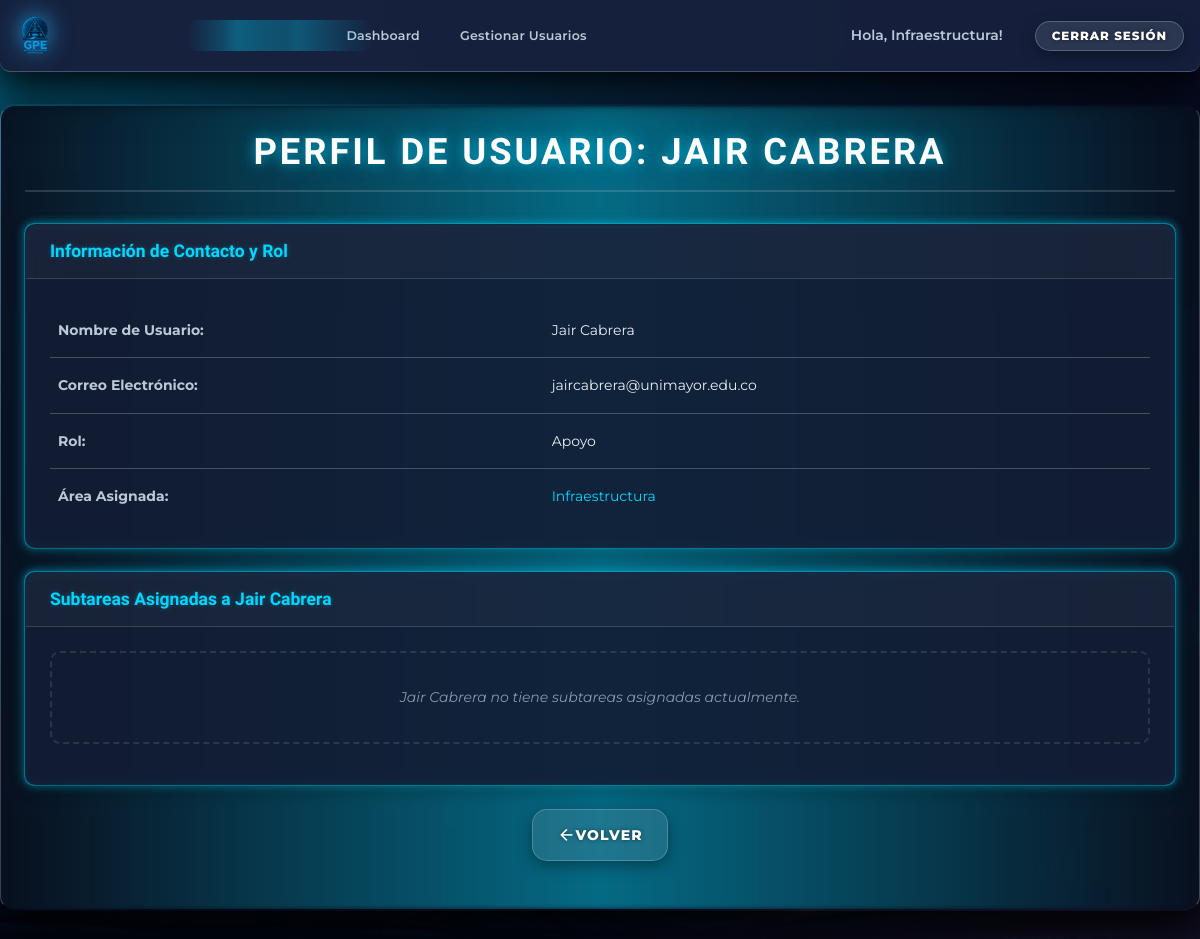
Before: /user_profile/11 (signed in) with the older database file.
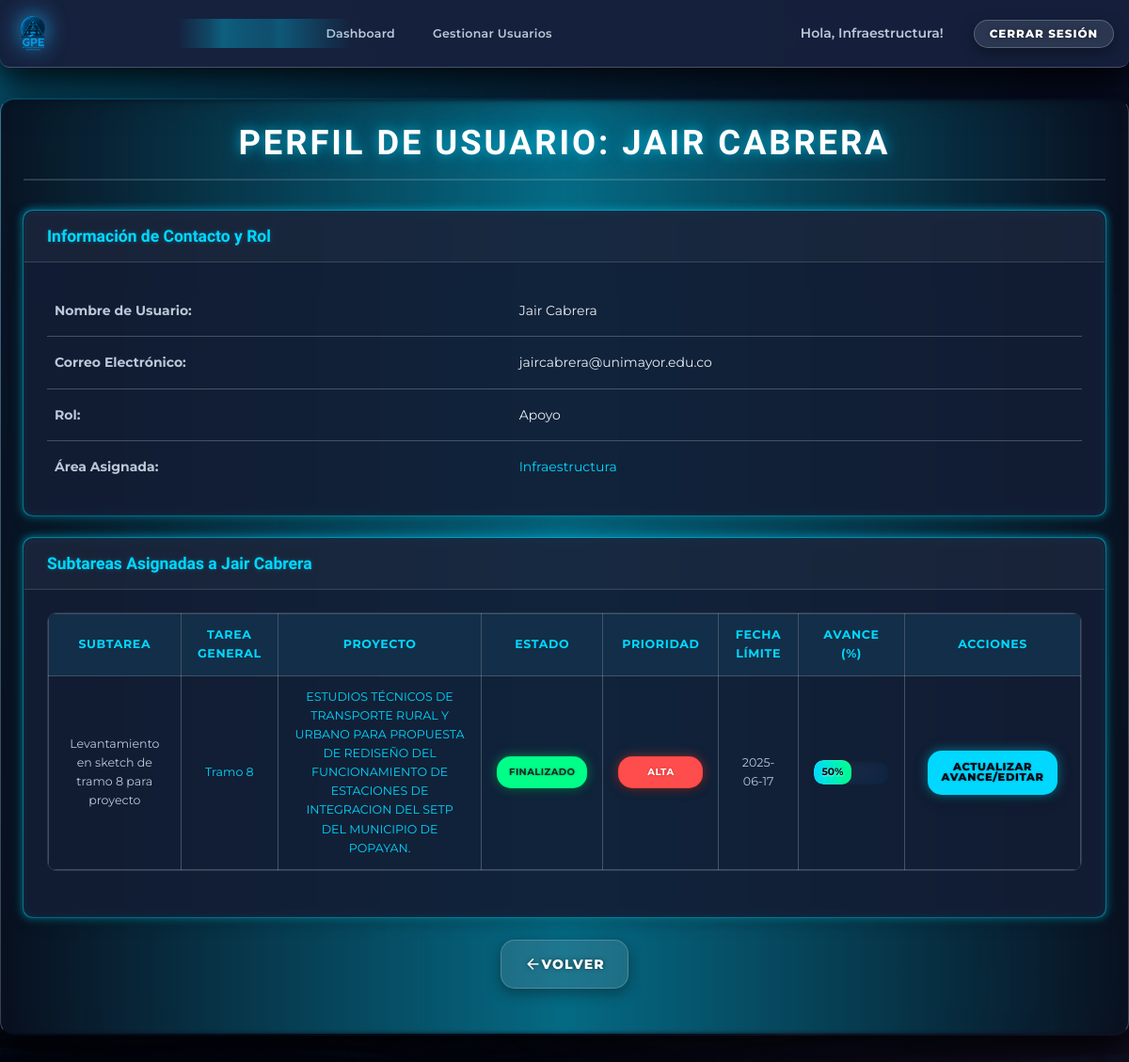
After: the same page with the newer database file.
### models.py (models this page shows, shortened)
class User(db.Model, UserMixin):
    __tablename__ = 'user'
    id = db.Column(db.Integer, primary_key=True)
    username = db.Column(db.String(20), unique=True, nullable=False)
    email = db.Column(db.String(120), unique=True, nullable=False)
    password = db.Column(db.String(128), nullable=False)
    role = db.Column(db.String(20), nullable=False, default='apoyo')
    area_id = db.Column(db.Integer, db.ForeignKey('area.id'), nullable=True)
    area = db.relationship('Area', back_populates='users')
    leader_id = db.Column(db.Integer, db.ForeignKey('user.id'), nullable=True)
    leader = db.relationship('User', remote_side=[id], back_populates='apoyos')
    apoyos = db.relationship('User', back_populates='leader', lazy=True)
    is_active = db.Column(db.Boolean, default=True)
    confirmed = db.Column(db.Boolean, default=False)
    created_projects = db.relationship('Project', back_populates='creator', lazy=True, foreign_keys='Project.creator_id')
    tareas_generales_creadas = db.relationship('TareaGeneral', back_populates='creator', lazy=True, foreign_keys='TareaGeneral.creator_id')
    subtareas_asignadas = db.relationship('Subtarea', back_populates='assigned_user', lazy=True, foreign_keys='Subtarea.assigned_user_id')
    subtareas_creadas = db.relationship('Subtarea', back_populates='creator', lazy=True, foreign_keys='Subtarea.creator_id')
    subtareas_validadas = db.relationship('Subtarea', back_populates='validador', lazy=True, foreign_keys='Subtarea.validador_id')

class Subtarea(db.Model):
    __tablename__ = 'subtarea'
    id = db.Column(db.Integer, primary_key=True)
    title = db.Column(db.String(100), nullable=False)
    description = db.Column(db.Text, nullable=True)
    status = db.Column(db.String(50), nullable=False, default='Pendiente')
    prioridad = db.Column(db.String(20), nullable=False, default='Media')
    fecha_limite = db.Column(db.Date, nullable=True)
    avance = db.Column(db.Integer, default=0)
    documento_aporte = db.Column(db.String(256), nullable=True)
    avance_validado = db.Column(db.Integer, default=0)
    validado = db.Column(db.Boolean, default=False)
    validador_id = db.Column(db.Integer, db.ForeignKey('user.id'), nullable=True)
    validador = db.relationship('User', back_populates='subtareas_validadas', foreign_keys=[validador_id])
    tarea_general_id = db.Column(db.Integer, db.ForeignKey('tarea_general.id'), nullable=False)
    tarea_general = db.relationship('TareaGeneral', back_populates='subtareas')
    assigned_user_id = db.Column(db.Integer, db.ForeignKey('user.id'), nullable=True)
    assigned_user = db.relationship('User', back_populates='subtareas_asignadas', foreign_keys=[assigned_user_id])
    creator_id = db.Column(db.Integer, db.ForeignKey('user.id'), nullable=False)
    creator = db.relationship('User', back_populates='subtareas_creadas', foreign_keys=[creator_id])

class TareaGeneral(db.Model):
    __tablename__ = 'tarea_general'
    id = db.Column(db.Integer, primary_key=True)
    title = db.Column(db.String(100), nullable=False)
    description = db.Column(db.Text, nullable=True)
    fecha_limite = db.Column(db.Date, nullable=True)
    prioridad = db.Column(db.String(20), default='Media')
    status = db.Column(db.String(50), default='Pendiente')
    porcentaje_avance = db.Column(db.Float, default=0.0)
    project_id = db.Column(db.Integer, db.ForeignKey('project.id'), nullable=False)
    project = db.relationship('Project', back_populates='tareas_generales')
    area_id = db.Column(db.Integer, db.ForeignKey('area.id'), nullable=False)
    area = db.relationship('Area', back_populates='tareas_generales')
    creator_id = db.Column(db.Integer, db.ForeignKey('user.id'), nullable=False)
    creator = db.relationship('User', back_populates='tareas_generales_creadas', foreign_keys=[creator_id])
    subtareas = db.relationship('Subtarea', back_populates='tarea_general', lazy=True, cascade="all, delete-orphan")

class Project(db.Model):
    __tablename__ = 'project'
    id = db.Column(db.Integer, primary_key=True)
    name = db.Column(db.String(100), nullable=False)
    description = db.Column(db.Text, nullable=True)
    date_created = db.Column(db.DateTime, default=datetime.utcnow)
    start_date = db.Column(db.Date, nullable=True)
    end_date = db.Column(db.Date, nullable=True)
    status = db.Column(db.String(50), nullable=False, default='En ejecución')
    area_id = db.Column(db.Integer, db.ForeignKey('area.id'), nullable=True)
    area = db.relationship('Area', back_populates='projects')
    creator_id = db.Column(db.Integer, db.ForeignKey('user.id'), nullable=False)
    creator = db.relationship('User', back_populates='created_projects', foreign_keys=[creator_id])
    tareas_generales = db.relationship('TareaGeneral', back_populates='project', lazy=True, cascade="all, delete-orphan")
    last_updated = db.Column(db.DateTime, default=datetime.utcnow, onupdate=datetime.utcnow)

### app.py (the view)
@app.route('/user_profile/<int:user_id>')
@login_required
def ver_perfil_usuario(user_id):
    user_profile = User.query.get_or_404(user_id)
    can_view = False
    if current_user.role == 'supervisor':
        can_view = True
    elif current_user.role == 'encargado' and user_profile.area_id == current_user.area_id:
        can_view = True
    elif current_user.role == 'apoyo' and user_profile.id == current_user.id:
        can_view = True
    if not can_view:
        flash("No tienes permiso para ver este perfil de usuario.", "danger")
        return redirect(url_for('dashboard'))
    subtasks_assigned = []
    if user_profile.role == 'apoyo' or user_profile.role == 'encargado':
        subtasks_assigned = Subtarea.query.filter_by(assigned_user_id=user_profile.id).order_by(Subtarea.fecha_limite).all()
    return render_template('user_profile.html', user_profile=user_profile, subtasks_assigned=subtasks_assigned)

### app.py (called while the page is built)
@app.context_processor
def inject_now():
    return {'now': datetime.utcnow()}

@login_manager.user_loader
def load_user(user_id):
    return db.session.get(User, int(user_id))

### templates/user_profile.html (shortened to what the changed rows need)
{% extends 'base.html' %}
{% block content %}
  <h1 class="page-title">Perfil de Usuario: {{ user_profile.username.replace('_',' ').title() }}</h1>
  <div class="card neon-border mt-4">
    <div class="card-header">
    </div>
    <div class="card-body">
      <table class="project-info-table">
        <tbody>
          <tr>
            <th>Nombre de Usuario:</th>
            <td>{{ user_profile.username.replace('_',' ').title() }}</td>
          </tr>
          <tr>
            <th>Correo Electrónico:</th>
            <td>{{ user_profile.email }}</td>
          </tr>
          <tr>
            <th>Rol:</th>
            <td>{{ user_profile.role|capitalize }}</td>
          </tr>
          {% if user_profile.area %}
          <tr>
            <th>Área Asignada:</th>
          </tr>
          {% endif %}
        </tbody>
      </table>
    </div>
  </div>
  {% if user_profile.role in ['apoyo', 'encargado'] %}
  <div class="card neon-border mt-4">
    <div class="card-header">
      <h3>Subtareas Asignadas a {{ user_profile.username.replace('_',' ').title() }}</h3>
    </div>
    <div class="card-body">
      {% if subtasks_assigned %}
        <div class="table-wrapper">
          <table class="data-table">
            <thead>
              <tr>
                <th>Subtarea</th>
                <th>Tarea General</th>
                <th>Proyecto</th>
                <th>Estado</th>
                <th>Prioridad</th>
                <th>Fecha Límite</th>
                <th>Avance (%)</th>
                <th>Acciones</th>
              </tr>
            </thead>
            <tbody>
              {% for sub in subtasks_assigned %}
                <tr>
                  <td data-label="Subtarea">{{ sub.title }}</td>
                  <td data-label="Tarea General">
                    <a href="{{ url_for('ver_tarea_general', tarea_general_id=sub.tarea_general_id) }}">
                      {{ sub.tarea_general.title if sub.tarea_general else 'N/A' }}
                    </a>
                  </td>
                  <td data-label="Proyecto">
                    {% if sub.tarea_general and sub.tarea_general.project %}
                      <a href="{{ url_for('ver_proyecto', project_id=sub.tarea_general.project.id) }}">
                        {{ sub.tarea_general.project.name }}
                      </a>
                    {% else %}
                      N/A
                    {% endif %}
                  </td>
                  <td data-label="Estado">
                    <span class="status-badge status-{{ sub.status|lower|replace(' ', '-') }}">{{ sub.status }}</span>
                  </td>
                  <td data-label="Prioridad">
                     <span class="status-badge prioridad-{{ sub.prioridad|lower|replace(' ', '-') }}">{{ sub.prioridad }}</span>
                  </td>
                  <td data-label="Fecha Límite">{{ sub.fecha_limite.strftime('%Y-%m-%d') if sub.fecha_limite else 'N/A' }}</td>
                  <td data-label="Avance (%)">
                    <div class="progress-bar-container" style="min-width: 80px;">
                      <div class="progress-bar" style="width: {{ sub.avance|default(0)|int }}%;">
                        {% if (sub.avance|default(0)|int) > 15 %}
                          <span class="progress-text-inner">{{ sub.avance|default(0)|int }}%</span>
                        {% endif %}
                      </div>
                    </div>
                  </td>
                  <td data-label="Acciones">
                    {% if current_user.id == sub.assigned_user_id or current_user.role == 'supervisor' or (current_user.role == 'encargado' and current_user.area_id == sub.tarea_general.area_id if sub.tarea_general and sub.tarea_general.area else false) %}
                      <a href="{{ url_for('editar_subtarea', subtarea_id=sub.id) }}" class="button btn-sm btn-edit">
                        Actualizar Avance/Editar
                      </a>
                    {% else %}
                       <span class="text-muted">Ver</span>
                    {% endif %}
                  </td>
                </tr>
              {% endfor %}
            </tbody>
          </table>
        </div>
      {% else %}
        <p class="empty-state-message">{{ user_profile.username.replace('_',' ').title() }} no tiene subtareas asignadas actualmente.</p>
      {% endif %}
    </div>
  </div>
  {% endif %}
  <div class="back-to-dashboard-container button-group mt-4">
    {% if request.referrer and request.referrer != request.url %}
        <a href="{{ request.referrer }}" class="button btn-secondary">
        </a>
    {% else %}
        <a href="{{ url_for('dashboard') }}" class="button btn-secondary">
            <i class="material-icons-outlined">arrow_back</i> Volver al Dashboard
        </a>
    {% endif %}
  </div>
{% endblock %}

Changed rows visible on the page:
shown differently, row unchanged: User "JAIR CABRERA": username.replace "Jair Cabrera" → (not shown)
added Subtarea: title "Levantamiento en sketch de tramo 8 para proyecto", tarea_general "Tramo 8", tarea_general.project.name "ESTUDIOS TÉCNICOS DE TRANSPORTE RURAL Y URBANO PARA PROPUESTA DE REDISEÑO DEL FUNCIONAMIENTO DE ESTACIONES DE INTEGRACION DEL SETP DEL MUNICIPIO DE POPAYAN.", status "FINALIZADO", prioridad "ALTA", fecha_limite "2025-06-17", avance "50"
Other visible differences:
text no longer shown: "no tiene subtareas asignadas actualmente."
text now shown: "SUBTAREA TAREA GENERAL PROYECTO ESTADO PRIORIDAD FECHA LÍMITE AVANCE (%) ACCIONES"
